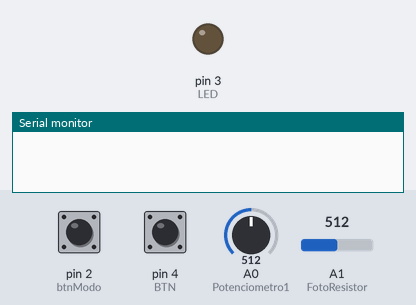
Recording of a sketch running on a simulated Arduino Uno, built with avr-gcc and run on an emulated ATmega328P. On the bench: output pins drawn as LEDs (lit = HIGH), the last lines printed to the serial monitor. The test bench sets the inputs (shaded band); at power-on: pin 4 (BTN) LOW, A0 (Potenciometro1) = 512, pin 2 (btnModo) LOW, A1 (FotoResistor) = 512.

Above: at 1.2 s.
1.3 s: pin 4 (BTN) pulled HIGH for 0.15 s
At 2.5 s:
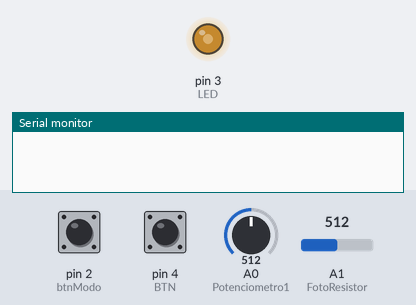
2.9 s: A0 (Potenciometro1) set to 716
At 4.0 s:
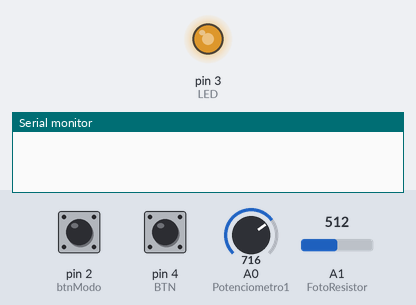
4.4 s: A0 (Potenciometro1) set to 900
At 5.3 s:
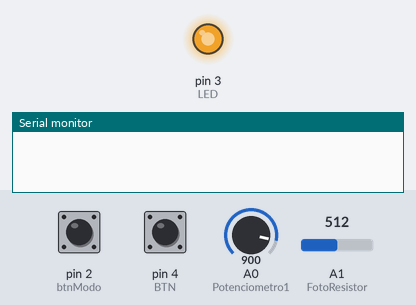
5.9 s: A0 (Potenciometro1) set to 122
At 6.7 s:
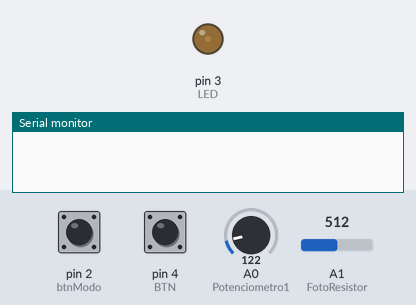
7.4 s: pin 2 (btnModo) pulled HIGH for 0.15 s
At 8.0 s:
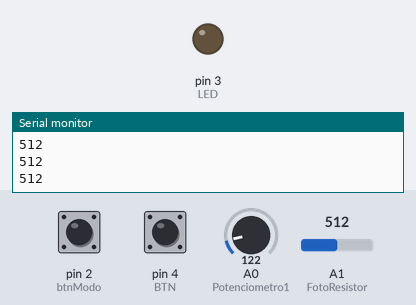
9.3 s: pin 2 (btnModo) pulled HIGH for 1 s
At 10.1 s:
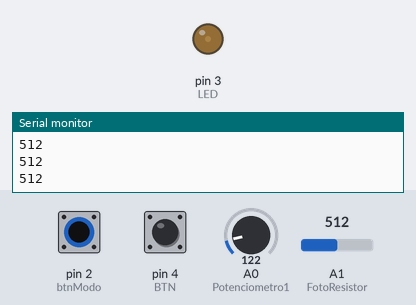
Timing chart, 0 to 12.3 s (numbered marks = the images above; inputs shaded):
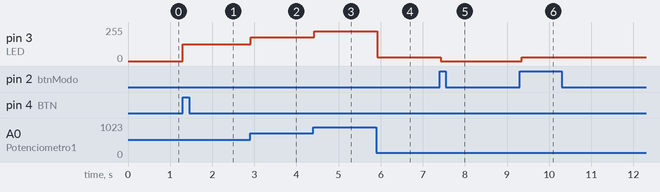

The sketch:

Abajurzinho.ino
```cpp
#define BTN 4
#define LED 3
#define Potenciometro1 A0
#define FotoResistor A1
#define btnModo 2

byte estadoLed = 0;

void setup() {
  pinMode(LED, OUTPUT);
  pinMode(BTN, INPUT);
  pinMode(btnModo, INPUT);
  pinMode(FotoResistor, INPUT);
  Serial.begin(9600);
}

void Manual(int intensidadeLed);
void Automatico(int intensidadeLed);
bool VerificarBtn(byte botao);

void loop() {
  static byte modo = 1;
  int intensidadeLed = analogRead(Potenciometro1);
  int intensidadePWM = map(intensidadeLed, 0, 1023, 0, 255);

  if (VerificarBtn(btnModo)) {
    modo = !modo;  // alterna entre 0 (automático) e 1 (manual)
  }

  if (modo == 1) {
    Manual(intensidadePWM);
  } else {
    Automatico(intensidadePWM);
  }
  delay(50);
}

bool VerificarBtn(byte botao) {
  static byte lastRead[10] = {0}; // guarda estado anterior de vários botões
  byte leitura = digitalRead(botao);

  if (leitura == HIGH && lastRead[botao] == LOW) {
    lastRead[botao] = leitura;
    return true;
  }

  lastRead[botao] = leitura;
  return false;
}

void Manual(int intensidadeLed) {
  if (VerificarBtn(BTN)) {
    estadoLed = !estadoLed;
  }

  if (estadoLed == 1) {
    analogWrite(LED, intensidadeLed);
  } else {
    analogWrite(LED, 0);
  }
}

void Automatico(int intensidadeLed) {
  int luz = analogRead(FotoResistor);
  Serial.println(luz);

  if (luz < 500) { // acende quando está escuro
    analogWrite(LED, intensidadeLed);
  } else {
    analogWrite(LED, 0);
  }
}
```

Measured:
- after the input at 1.3 s, pin 3 (LED): 0/255 → 127/255 at once
- after the input at 2.9 s, pin 3 (LED): 127/255 → 178/255 at once
- after the input at 4.4 s, pin 3 (LED): 178/255 → 224/255 at once
- after the input at 5.9 s, pin 3 (LED): 224/255 → 30/255 at once
- after the input at 7.4 s, pin 3 (LED): 30/255 → 0/255 at once
- after the input at 9.3 s, pin 3 (LED): 0/255 → 30/255 after 0.05 s
